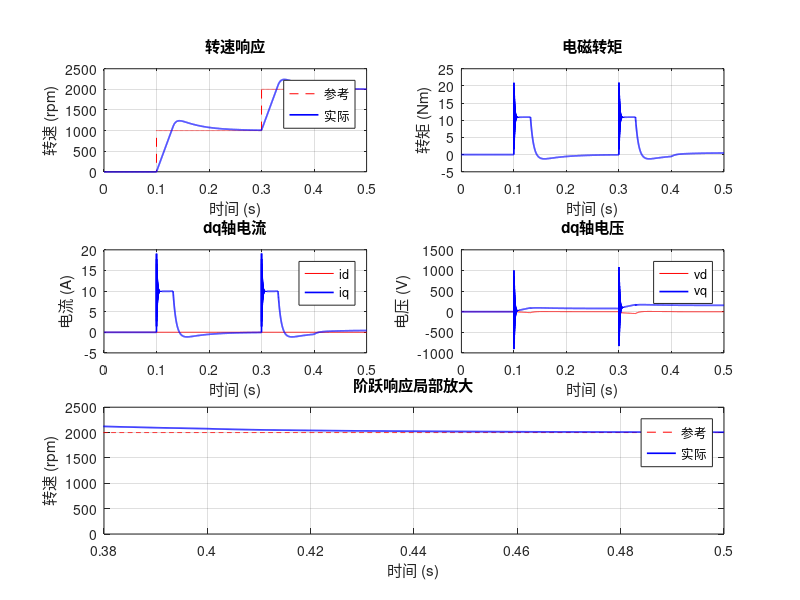

The MATLAB source for this figure:
%% 永磁同步电机矢量控制仿真
% 功能：PMSM id=0 矢量控制，含转速环和电流环 PI 控制
% 兼容版本：MATLAB R2016b

clc; close all;

%% 电机参数
pmsm.Rs = 0.958;             % 定子电阻 [Ohm]
pmsm.Ld = 0.00525;           % d轴电感 [H]
pmsm.Lq = 0.00525;           % q轴电感 [H]
pmsm.psi = 0.1827;           % 永磁体磁链 [Wb]
pmsm.P = 4;                  % 极对数
pmsm.J = 0.003;              % 转动惯量 [kg*m^2]
pmsm.B = 0.0001;             % 摩擦系数 [Nm*s/rad]

%% 仿真参数
Ts = 1e-4;                   % 仿真步长 [s]
T = 0.5;                     % 仿真时长 [s]
t = 0:Ts:T;                  % 时间向量
n = length(t);

%% PI 控制器参数
Kp_i = 100;                  % 电流环比例增益
Ki_i = 2000;                 % 电流环积分增益
Kp_s = 0.5;                  % 转速环比例增益
Ki_s = 10;                   % 转速环积分增益

%% 参考信号和负载
w_ref = 0*(t<0.1) + 1000*(t>=0.1 & t<0.3) + 2000*(t>=0.3);   % 转速参考 [rpm]
TL = 0.5*(t>0.4);                                               % 负载转矩 [Nm]

%% 状态变量初始化
id = 0; iq = 0; wm = 0; id_ref = 0;
ei_d = 0; ei_q = 0; ew = 0;

%% 日志预分配
id_log = zeros(1,n); iq_log = zeros(1,n); wm_log = zeros(1,n);
vd_log = zeros(1,n); vq_log = zeros(1,n); Te_log = zeros(1,n);

%% 仿真主循环
for k = 1:n
    % 转速环 PI
    e = (w_ref(k) - wm*30/pi)*(pi/30);
    ew = ew + e*Ts;
    iq_ref = max(min(Kp_s*e + Ki_s*ew, 10), -10);

    % d轴电流环 PI
    ei_d = ei_d + (id_ref-id)*Ts;
    vd = Kp_i*(id_ref-id) + Ki_i*ei_d;

    % q轴电流环 PI
    ei_q = ei_q + (iq_ref-iq)*Ts;
    vq = Kp_i*(iq_ref-iq) + Ki_i*ei_q;

    % 前馈解耦
    vd = vd - pmsm.Lq*pmsm.P*wm*iq;
    vq = vq + pmsm.psi*pmsm.P*wm + pmsm.Ld*pmsm.P*wm*id;

    % 电流更新（前向欧拉法）
    id = id + (vd - pmsm.Rs*id + pmsm.Lq*pmsm.P*wm*iq)/pmsm.Ld*Ts;
    iq = iq + (vq - pmsm.Rs*iq - pmsm.psi*pmsm.P*wm - pmsm.Ld*pmsm.P*wm*id)/pmsm.Lq*Ts;

    % 电磁转矩
    Te = 1.5*pmsm.P*(pmsm.psi*iq + (pmsm.Ld-pmsm.Lq)*id*iq);

    % 机械方程
    wm = wm + (Te - pmsm.B*wm - TL(k))/pmsm.J*Ts;

    % 记录日志
    id_log(k)=id; iq_log(k)=iq; wm_log(k)=wm*30/pi;
    vd_log(k)=vd; vq_log(k)=vq; Te_log(k)=Te;
end

%% 绘图
figure('Position', [100 100 900 700]);

subplot(3,2,1);
plot(t, w_ref, 'r--', t, wm_log, 'b-', 'LineWidth', 1.2);
xlabel('时间 (s)'); ylabel('转速 (rpm)');
legend('参考', '实际'); grid on; title('转速响应');

subplot(3,2,2);
plot(t, Te_log, 'b-', 'LineWidth', 1.2);
xlabel('时间 (s)'); ylabel('转矩 (Nm)');
grid on; title('电磁转矩');

subplot(3,2,3);
plot(t, id_log, 'r-', t, iq_log, 'b-', 'LineWidth', 1.2);
xlabel('时间 (s)'); ylabel('电流 (A)');
legend('id', 'iq'); grid on; title('dq轴电流');

subplot(3,2,4);
plot(t, vd_log, 'r-', t, vq_log, 'b-', 'LineWidth', 1.2);
xlabel('时间 (s)'); ylabel('电压 (V)');
legend('vd', 'vq'); grid on; title('dq轴电压');

subplot(3,2,5:6);
plot(t, w_ref, 'r--', t, wm_log, 'b-', 'LineWidth', 1.2);
xlim([0.38 0.5]); xlabel('时间 (s)'); ylabel('转速 (rpm)');
legend('参考', '实际'); grid on; title('阶跃响应局部放大');

%% 输出结果
fprintf('===== 矢量控制仿真结果 =====\n');
fprintf('转速误差: %.2f rpm\n', abs(wm_log(end)-w_ref(end)));
fprintf('峰值转矩: %.3f Nm\n', max(Te_log));
